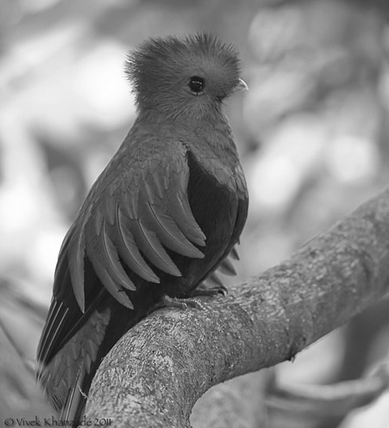
#> input picture img_ej3/quetzalgris.png, 389 x 428 px, shrunk from 500 x 550 before the run; the run also reads 3 pictures not shown here
$ jupyter execute --allow-errors Lab.ipynb
#> lines starting #> are read from the running program, lines starting #| are printed output that depends on the picture
## Laboratorio No. 1 -- Operadores
- Diego Cordova 20212
- Paola De León 20361
- Gabriela Contreras 20213

### Ejercicio No.1

a.1 Leer la secci´on 9.4 sobre el operador Hit or Miss. Explicar con sus propias palabras cómo funciona este operador

  Este operador realiza una erosión de la imágen original utilizando como objeto estructurante la foma que se quiere localizar. Esto deja un pixel en el "centro" de las imágenes detectadas y reduce el área de las imágenes que podrían contener al objeto estructurante. Para eliminar estas, se realiza una inversión de la imágen y se realiza otro opening con el opuesto del objeto estructurante con pixeles del fondo en su alrededor. Por último, la intersección de estos 2 procesos da como resultado una imágen dónde hay "pixeles" localizados en los centros del objeto estrucutrante que se buscó.

a.2 Explicar cómo se construye la operación A ∗ B a partir de las operaciones básicas de dilatación, erosión, opening, closing y diferencia.

  Como primer punto se tiene un opening que está definido por:

  $(A \ominus B) \oplus B = A \circ B$

  esta es la primera operación del hit or miss.
  Luego se realiza una dilatación de esta operación, seguida de una erosión (closing).

  $[(A \ominus B) \oplus B ] \ominus B = (A \circ B) \bullet B$

  $A * B = \{z | (B)_z \subseteq I\}$

b. Mostrar un ejemplo con una imagen binaria de su elección en donde se muestre que el operador Hit or Miss detecta la
localización de un (o varios) objetos específicos dentro de una imagen binaria I.

[cell 1]
import cv2
import numpy as np
import matplotlib.pyplot as plt

imagen = np.array((
    [0, 0, 0, 0, 0, 0, 0, 0],
    [0, 255, 255, 255, 0, 0, 0, 255],
    [0, 255, 255, 255, 0, 0, 0, 0],
    [0, 255, 255, 255, 0, 255, 0, 0],
    [0, 0, 255, 0, 0, 0, 0, 0],
    [0, 0, 255, 0, 0, 255, 255, 0],
    [0,255, 0, 255, 0, 0, 255, 0],
    [0, 255, 255, 255, 0, 0, 0, 0]
), dtype="uint8")

kernel = np.array((
    [-1, -1, -1, -1],
    [-1, 1, 1, -1],
    [-1, -1, 1, -1],
    [-1, -1, -1, -1]
), dtype="int")

output_image = cv2.morphologyEx(imagen, cv2.MORPH_HITMISS, kernel)

# Mostrar Resultado
fig, axs = plt.subplots(1, 3, figsize=(10, 5))

axs[0].imshow(imagen, cmap='gray')
axs[0].set_title('Imagen Original')

axs[1].imshow(kernel, cmap='gray')
axs[1].set_title('kernel')

axs[2].imshow(output_image, cmap='gray')
axs[2].set_title('Hit or Miss')

plt.tight_layout()
plt.show()
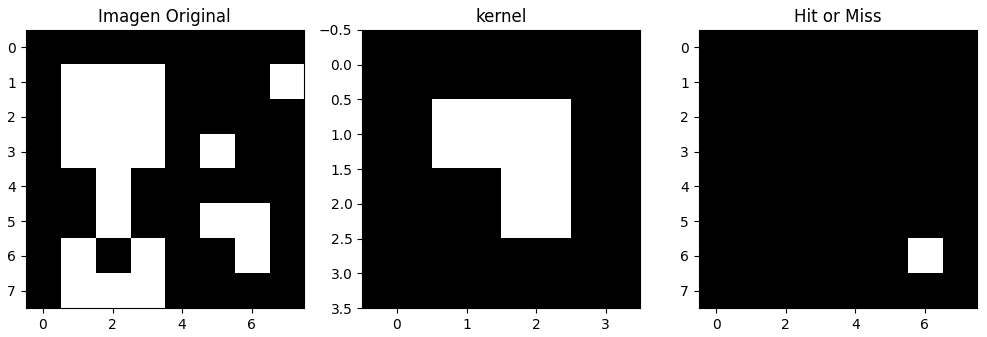
#> figure drawn by matplotlib, 3 panels

Como se puede ver en la imágen, Se detecta el objeto estructurante y se marca la ubicación del mismo con un pixel *blacno*

### Ejercicio No.2
nvertir y binarizar la imagen fingerprint.jpeg a continuación. Luego, aplicar transformaciones morfológicas adecuadas
para remover y restaurar la imagen.

[cell 2]
# Cargar la imagen
imagen = cv2.imread('./images/fingerprint.jpeg', cv2.IMREAD_GRAYSCALE)
imagen_invertida = cv2.bitwise_not(imagen)
_, imagen_binarizada = cv2.threshold(imagen_invertida, 127, 255, cv2.THRESH_BINARY)

# Print de imagenes
fig, axs = plt.subplots(1, 3, figsize=(10, 5))

#> (the rest of this cell did not finish here and is left out)

**Remover Imagen**

[cell 3]
from skimage import morphology as mo

# Leer la imagen
I = imagen_binarizada

# Crear objeto estructurante como disco
s5 = mo.disk(5)
s10 = mo.disk(10)
s12 = mo.disk(12)

# ---- Erosiones ----
#> (the rest of this cell did not finish here and is left out)

Como se puede ver, al realizar una erosión, hay fragmentos de la imágen que desaparecen. Además, al utilizar un objeto estructurante de disco con radio 15, la imágen es removida por completo.

**Restaurar Imagen**

[cell 4]
# Leer la imagen
I = imagen_binarizada
s5 = mo.disk(2)

# ---- Erosiones ----
#> (the rest of this cell did not finish here and is left out)

### Ejercicio No.3

[cell 5]
import skimage
import numpy as np
from skimage import io, morphology, color
import matplotlib.pyplot as plt

# Lectura y procesamiento
img_quetzal = io.imread("img_ej3/quetzalgris.png")
#> img_quetzal is the input picture: shape (428, 389, 4); mean R, G, B, A 134.5, 134.5, 134.5, 255
img_4canales = img_quetzal[:, :, :3]  # Elimino 4to canal
img1 = color.rgb2gray(img_4canales)

# Lectura
img_rayosX = io.imread("img_ej3/chestxray.jpeg")
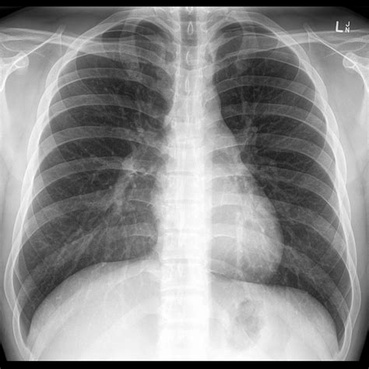
#> input picture img_ej3/chestxray.jpeg, 369 x 369 px, shrunk from 474 x 474 before the run
#> img_rayosX is the input picture: shape (369, 369, 3); min 0, max 255, mean 142
img2 = color.rgb2gray(img_rayosX)

# Lectura y conversion a escala de grises
img_mariposa = io.imread('img_ej3/butterfly.jpeg')
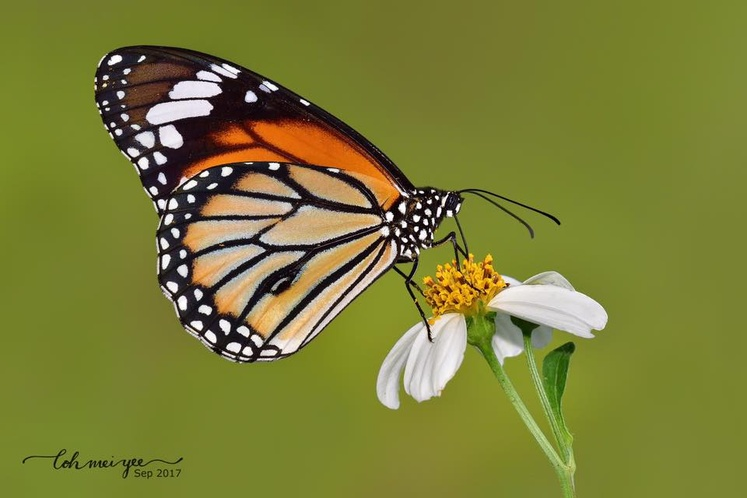
#> input picture img_ej3/butterfly.jpeg, 747 x 498 px, shrunk from 960 x 640 before the run
#> img_mariposa is the input picture: shape (498, 747, 3); mean R, G, B 123.4, 125.9, 54.9
img3 = color.rgb2gray(img_mariposa)

[cell 6]
def filters (img1, img2, img3, selem):
    # EROSION
    erosion_im1 = morphology.erosion(img1, selem)
    erosion_im2 = morphology.erosion(img2, selem)
    erosion_im3 = morphology.erosion(img3, selem)

    # DILATACIÓN
    dilation_im1 = morphology.dilation(img1, selem)
    dilation_im2 = morphology.dilation(img2, selem)
    dilation_im3 = morphology.dilation(img3, selem)

    # OPENING
    opening_im1 = morphology.opening(img1, selem)
    opening_im2 = morphology.opening(img2, selem)
    opening_im3 = morphology.opening(img3, selem)

    # CLOSING
    closing_im1 = morphology.closing(img1, selem)
    closing_im2 = morphology.closing(img2, selem)
    closing_im3 = morphology.closing(img3, selem)

    # WHITE TOP HAT
    WTH_img1 = morphology.white_tophat(img1, selem)
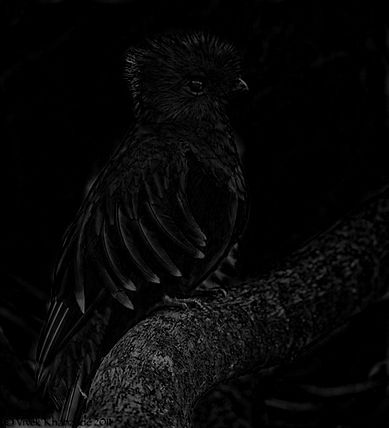
#> WTH_img1: shape (428, 389) float64; min 0, max 0.569, mean 0.0307
    WTH_img2 = morphology.white_tophat(img2, selem)
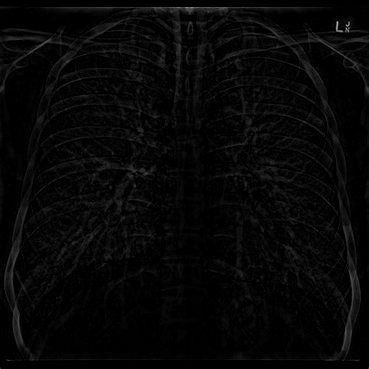
#> WTH_img2: shape (369, 369) float64; min 0, max 0.686, mean 0.027
    WTH_img3 = morphology.white_tophat(img3, selem)
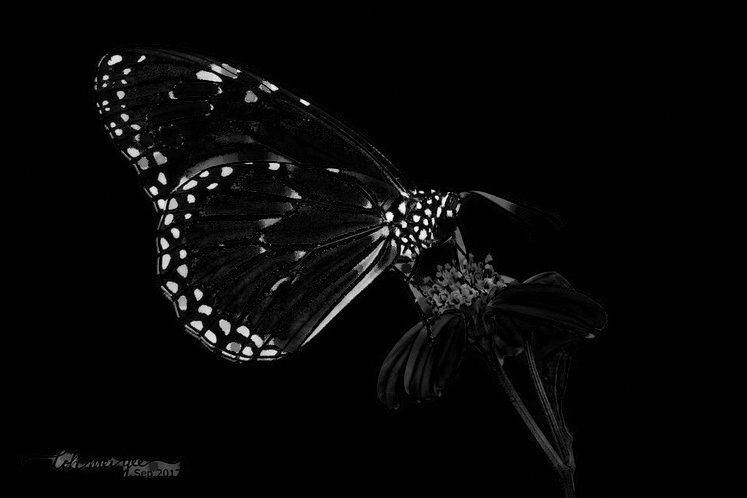
#> WTH_img3: shape (498, 747) float64; min 0, max 0.99, mean 0.0284

    return erosion_im1, erosion_im2, erosion_im3, dilation_im1, dilation_im2, dilation_im3, opening_im1, opening_im2, opening_im3, closing_im1, closing_im2, closing_im3, WTH_img1, WTH_img2, WTH_img3

[cell 7]
def showPlot(n, original, dilatacion, erocion, abierto, cerrado, s, s1, s2, s3, s4, WTH=None, s5=None,):
#> called with n = 6, s = 'original', s1 = 'eroción', s2 = 'dilatación', s3 = 'opening', s4 = 'closing', s5 = ' white top hat'
    fig, axs = plt.subplots(1, n, figsize=(14, 6))
    arr_img = [img for img in [original, dilatacion, erocion, abierto, cerrado, WTH] if img is not None]
#> arr_img = 6 items
    arr_shape = [shape for shape in[s, s1, s2, s3, s4, s5]if shape is not None]

    for i in range(n):
        img = arr_img[i]
        shape = arr_shape[i]
        title = "IMG " + shape
        axs[i].axis('off')
        axs[i].set_title(title)
        axs[i].imshow(img, cmap='gray')

[cell 8]
# OPERACION MORFOFLOGICA DE CIRCULO
selem = skimage.morphology.disk(5)

# APLICAR DIFERENTES FILTROS A OPERACION
I1, I2, I3, I4, I5, I6, I7, I8, I9, I10, I11, I12, I13, I14, I15 = filters(img1, img2, img3, selem)

# MOSTRAR IMAGENES CON PRIMERA OPERACION MORFOLOGICA
print("--- Resultados utilizando operacion morfologica de circulo ---")
showPlot(6, img1, I4, I1, I7, I10, 'original',  'eroción', 'dilatación', 'opening', 'closing', I13, ' white top hat')
showPlot(6, img2, I5, I2, I8, I11,  'original', 'eroción', 'dilatación', 'opening', 'closing', I14,' white top hat')
showPlot(6, img3, I6, I3, I9, I12,  'original', 'eroción', 'dilatación', 'opening', 'closing', I15,' white top hat')

[cell 9]
# OPERACION MORFOFLOGICA DE DIAMANTE
selem2 = skimage.morphology.diamond(8)

# APLICAR DIFERENTES FILTROS A OPERACION
I1, I2, I3, I4, I5, I6, I7, I8, I9, I10, I11, I12, I13, I14, I15 = filters(img1, img2, img3, selem2)
#> in filters (call 2), `erosion_im2 = morphology.erosion(img2, selem)`:
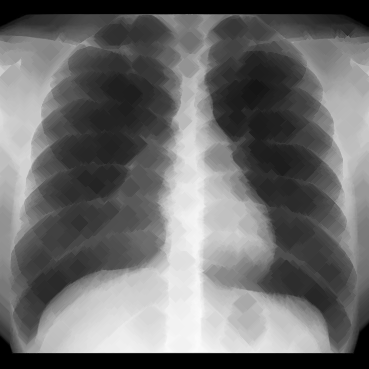
#> erosion_im2: shape (369, 369) float64; min 0, max 0.984, mean 0.428
#> in filters (call 2), `dilation_im1 = morphology.dilation(img1, selem)`:
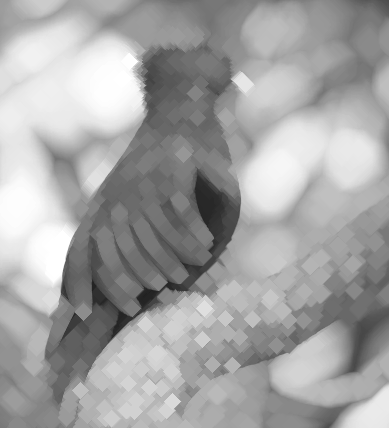
#> dilation_im1: shape (428, 389) float64; min 0.125, max 1, mean 0.644
#> in filters (call 2), `dilation_im2 = morphology.dilation(img2, selem)`:
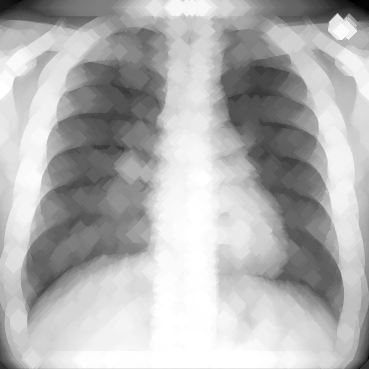
#> dilation_im2: shape (369, 369) float64; min 0.00392, max 1, mean 0.701

# MOSTRAR IMAGENES CON SEGUNDA OPERACION MORFOLOGICA
print("--- Resultados utilizando operacion morfologica de diamante ---")
showPlot(6, img1, I4, I1, I7, I10, 'original',  'eroción', 'dilatación', 'opening', 'closing', I13, ' white top hat')
showPlot(6, img2, I5, I2, I8, I11,  'original', 'eroción', 'dilatación', 'opening', 'closing', I14,' white top hat')
showPlot(6, img3, I6, I3, I9, I12,  'original', 'eroción', 'dilatación', 'opening', 'closing', I15,' white top hat')

[cell 10]
# OPERACION MORFOFLOGICA DE CUADRADO
selem3 = skimage.morphology.square(10)

# APLICAR DIFERENTES FILTROS A OPERACION
I1, I2, I3, I4, I5, I6, I7, I8, I9, I10, I11, I12, I13, I14, I15 = filters(img1, img2, img3, selem3)
#> in filters (call 3), `erosion_im3 = morphology.erosion(img3, selem)`:
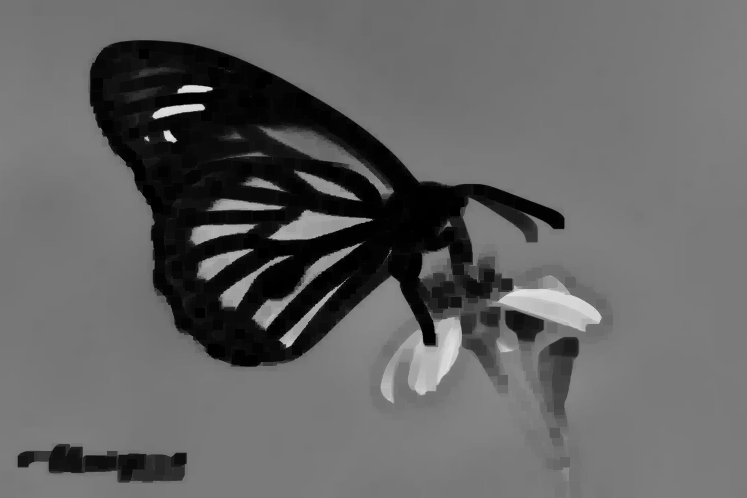
#> erosion_im3: shape (498, 747) float64; min 0.000833, max 0.894, mean 0.391

# MOSTRAR IMAGENES CON TERCERA OPERACION MORFOLOGICA
print("--- Resultados utilizando operacion morfologica de cuadrado ---")
showPlot(6, img1, I4, I1, I7, I10, 'original',  'eroción', 'dilatación', 'opening', 'closing', I13, ' white top hat')
showPlot(6, img2, I5, I2, I8, I11,  'original', 'eroción', 'dilatación', 'opening', 'closing', I14,' white top hat')
showPlot(6, img3, I6, I3, I9, I12,  'original', 'eroción', 'dilatación', 'opening', 'closing', I15,' white top hat')

[cell 11]
# OPERACION MORFOFLOGICA DE RECTANGULO
selem4 = skimage.morphology.rectangle(10,5)

# APLICAR DIFERENTES FILTROS A OPERACION
I1, I2, I3, I4, I5, I6, I7, I8, I9, I10, I11, I12, I13, I14, I15 = filters(img1, img2, img3, selem4)

# MOSTRAR IMAGENES CON CUARTA OPERACION MORFOLOGICA
print("--- Resultados utilizando operacion morfologica de rectangulo ---")
showPlot(6, img1, I4, I1, I7, I10, 'original',  'eroción', 'dilatación', 'opening', 'closing', I13, ' white top hat')
showPlot(6, img2, I5, I2, I8, I11,  'original', 'eroción', 'dilatación', 'opening', 'closing', I14,' white top hat')
showPlot(6, img3, I6, I3, I9, I12,  'original', 'eroción', 'dilatación', 'opening', 'closing', I15,' white top hat')

- **¿Cúal es el efecto de aplicar dilatación y erosión a estas imágenes?**
    - Como se puede observar en las imagenes la erosión hace que estas se vean más claras a comparación del resto, por lo que se puede apreciar que en algunos puntos se pierden cietos detalles puesto a que el elemento estructural se vuelven más delgados.


        Por otro lado al ver la dilatación, se puede apreciar lo contrario a la erosión ya que se puede ver que algunos detalles de las imagenes se han engrosado y por ende son más visibles ante el ojo humano. Esto se debe a que el elemento estructural ha aumentado su grosor

- **¿Cúal es el efecto de aplicar opening y closing a estas imágenes?**
    - Como se puede observar en las imagenes el opening preserva la forma original de las imagnes y en algunos casos hace  que los bordes externos sean mas suaves lo cual mejora la imagen. Es importante destacar que dependiendo del elemento estructural que se este utilizando van a haber areas donde se logran mantener algunos detalles y en otras no debdio a la erosión.

        Por otra parte con el closing se puede ver hay algunos detalles externos se pierden no obstante los bordes internos se ve una mejora pues le da un mejor realce a la figura principal de la imagen. Cabe destacaer, que dependiendo del elemento estructural con el que se este trabajando este se puede hacer que el realce que se menciono con anterioridad sea menor.


- **¿Qué hace el white top-hat? ¿Para qué puede ser útil?**
    - Es un tipo de operador morfológico que es mayormente utilizado en la detección de características en imágenes digitales. Este operador resalta las regiones claras más pequeñas que sus alrededores en la imagen, útil para detectar detalles finos y objetos pequeños.

### Ejercicio No.4

[cell 12]
# Lectura de imagen
img_hoja = io.imread("img_ej3/hojaRuido.jpg")
img4 = color.rgb2gray(img_hoja)


plt.imshow(img_hoja)

[cell 13]
#  (A ◌ B) ● B
def Secuential_filter (img, selem):
    # OPENING (A ◌ B)
    opening_img= morphology.opening(img, selem)
    # CLOSING ● B
    closing_im1 = morphology.closing(opening_img, selem)

    return closing_im1

[cell 14]
# OPERACION MORFOFLOGICA DE CIRCULO
selem = skimage.morphology.disk(4)

# OPERACION MORFOFLOGICA DE CUADRADO
selem2 = skimage.morphology.square(6)

# OPERACION MORFOFLOGICA DE DIAMANTE
selem3 = skimage.morphology.diamond(4)

# OPERACION MORFOFLOGICA DE RECTANGULO
selem4 = skimage.morphology.rectangle(8,4)

result_circle = Secuential_filter(img4,selem)
result_square = Secuential_filter(img4,selem2)
result_diamond = Secuential_filter(img4,selem3)
result_rectangle = Secuential_filter(img4,selem4)

showPlot(5, img4, result_circle, result_square,result_diamond,result_rectangle,"Original", "Circulo", "Cuadrado", "Diamante", "Rectangulo")

[cell 15]
img_apple = io.imread("img_ej3/appleRuido.jpg")
img5 = color.rgb2gray(img_apple)


plt.imshow(img_apple)

[cell 16]
# OPERACION MORFOFLOGICA DE CIRCULO
selem = skimage.morphology.disk(4)

# OPERACION MORFOFLOGICA DE CUADRADO
selem2 = skimage.morphology.square(6)

# OPERACION MORFOFLOGICA DE DIAMANTE
selem3 = skimage.morphology.diamond(4)

# OPERACION MORFOFLOGICA DE RECTANGULO
selem4 = skimage.morphology.rectangle(8,4)

result_circle = Secuential_filter(img4,selem)
result_square = Secuential_filter(img4,selem2)
result_diamond = Secuential_filter(img4,selem3)
result_rectangle = Secuential_filter(img4,selem4)

showPlot(5, img5, result_circle, result_square,result_diamond,result_rectangle,"Original", "Circulo", "Cuadrado", "Diamante", "Rectangulo")

**Comparar los resultados obtenidos e indicar cúal es el efecto resultante**
- Al ver todos los resultados con diferentes elementos estructurales se puede apreciar que dependiendo de la configuración que se le de a cada uno se puede esperar un mejor resultado. Como se puede ver en este caso el elemento del rectangulo fue el que mejor logro eliminar dicho ruido y al mismo tiempo presevar la imagen principal; por otro lado los otros elementos lograron eliminar también el ruido pero hay partes en donde se pierden algunos pixeles del tallo.

### Ejercicio No.5

### Ejercicio No.6

### Ejercicio No.7

### Ejercicio No.8

[cell 17]
from skimage import filters

def showTransformation(og, ed, result, titulo):
  fig, axs = plt.subplots(1, 3, figsize=(10, 5))

  axs[0].imshow(og, cmap='gray')
  axs[0].set_title('Imagen Original')

  axs[1].imshow(ed, cmap='gray')
  axs[1].set_title('Objeto estructurante')

  axs[2].imshow(result, cmap='gray')
  axs[2].set_title(f'Resultado de {titulo}')

  plt.tight_layout()
  plt.show()

def getImage():
  I = cv2.imread('./images/ej8.jpg', cv2.IMREAD_GRAYSCALE)

  threshold_value = filters.threshold_otsu(I)
#> threshold_value = 71
  I = I > threshold_value
  I = I.astype('uint8')
  return I

**a)**

[cell 18]
I = getImage()

se = mo.square(40) # el radio es 100
d = mo.erosion(I, se)
# d = mo.closing(d, se)

showTransformation(I, se, d, 'Opening y closing')

**b)**

[cell 19]
I = getImage()

kernel = np.array((
    [0, 0, 0, 0],
    [0, 1, 0, 0],
    [0, 1, 1, 0],
    [0, 0, 0, 0]
), dtype="int")

kernel: list = I[200:411, 80:251].tolist()
#> kernel = 189 items

sizes = []
for i in kernel:
  size = len(i)
  if size not in sizes:
    sizes.append(size)
#> after the loop, sizes = [171]
print(sizes)
#| [171]
k_size = len(I)
#> k_size = 389
kernel.insert(
    0,
    [0 for _ in range(k_size)]
)

sizes = []
for i in kernel:
  size = len(i)
  if size not in sizes:
    sizes.append(size)
#> this loop made 190 passes
#> size on passes 1 to 3: 389, 171, 171
#> after the loop, sizes = [389, 171]
print(sizes)
#| [389, 171]

#> (the rest of this cell did not finish here and is left out)

**c)**

[cell 20]
# [8 lines of commented-out code are left out]

I = getImage()

se1 = np.ones((88, 60), dtype=bool)
d = mo.opening(I, se1)

se2 = mo.disk(25)
d = mo.erosion(d, se2)
d = mo.closing(d, se2)

se2 = mo.disk(16)
d = mo.opening(d, se2)

showTransformation(I, se, d, 'dilatation y closing')

**d)** Se realizo un opening seguido de una dilatacion y un closing

[cell 21]
I = getImage()

se = mo.disk(30) # el radio es 100
d = mo.dilation(I, se)
d = mo.closing(d, se)

showTransformation(I, se, d, 'dilatation y closing')
